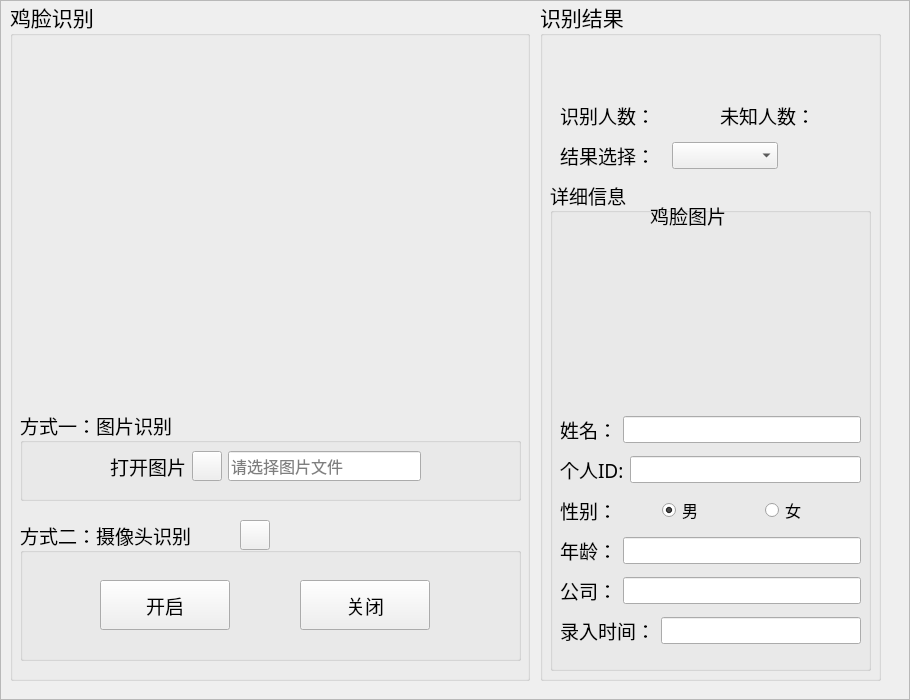
<?xml version="1.0" encoding="UTF-8"?>
<ui version="4.0">
 <class>FaceRecForm</class>
 <widget class="QWidget" name="FaceRecForm">
  <property name="geometry">
   <rect>
    <x>0</x>
    <y>0</y>
    <width>910</width>
    <height>700</height>
   </rect>
  </property>
  <property name="windowTitle">
   <string>Form</string>
  </property>
  <property name="styleSheet">
   <string notr="true"/>
  </property>
  <widget class="QFrame" name="frame">
   <property name="geometry">
    <rect>
     <x>0</x>
     <y>0</y>
     <width>910</width>
     <height>700</height>
    </rect>
   </property>
   <property name="frameShape">
    <enum>QFrame::StyledPanel</enum>
   </property>
   <property name="frameShadow">
    <enum>QFrame::Raised</enum>
   </property>
   <widget class="QGroupBox" name="groupBox_2">
    <property name="geometry">
     <rect>
      <x>10</x>
      <y>0</y>
      <width>520</width>
      <height>681</height>
     </rect>
    </property>
    <property name="font">
     <font>
      <family>华文楷体</family>
      <pointsize>16</pointsize>
     </font>
    </property>
    <property name="title">
     <string>鸡脸识别</string>
    </property>
    <widget class="QLabel" name="show_label">
     <property name="geometry">
      <rect>
       <x>10</x>
       <y>40</y>
       <width>500</width>
       <height>350</height>
      </rect>
     </property>
     <property name="styleSheet">
      <string notr="true">border-image: url(:/icons/ui_imgs/icons/人脸识别 (2).png);</string>
     </property>
     <property name="text">
      <string/>
     </property>
    </widget>
    <widget class="QGroupBox" name="groupBox_3">
     <property name="geometry">
      <rect>
       <x>10</x>
       <y>410</y>
       <width>501</width>
       <height>91</height>
      </rect>
     </property>
     <property name="font">
      <font>
       <family>华文楷体</family>
       <pointsize>14</pointsize>
      </font>
     </property>
     <property name="title">
      <string>方式一：图片识别</string>
     </property>
     <widget class="QWidget" name="layoutWidget_6">
      <property name="geometry">
       <rect>
        <x>90</x>
        <y>40</y>
        <width>311</width>
        <height>32</height>
       </rect>
      </property>
      <layout class="QHBoxLayout" name="horizontalLayout">
       <item>
        <widget class="QLabel" name="label_2">
         <property name="font">
          <font>
           <family>华文楷体</family>
           <pointsize>14</pointsize>
          </font>
         </property>
         <property name="text">
          <string>打开图片</string>
         </property>
        </widget>
       </item>
       <item>
        <widget class="QPushButton" name="PicBtn">
         <property name="minimumSize">
          <size>
           <width>30</width>
           <height>30</height>
          </size>
         </property>
         <property name="maximumSize">
          <size>
           <width>30</width>
           <height>30</height>
          </size>
         </property>
         <property name="styleSheet">
          <string notr="true">border-image: url(:/icons/ui_imgs/icons/img.png);</string>
         </property>
         <property name="text">
          <string/>
         </property>
        </widget>
       </item>
       <item>
        <widget class="QLineEdit" name="PiclineEdit">
         <property name="minimumSize">
          <size>
           <width>0</width>
           <height>30</height>
          </size>
         </property>
         <property name="maximumSize">
          <size>
           <width>16777215</width>
           <height>30</height>
          </size>
         </property>
         <property name="font">
          <font>
           <family>Arial</family>
           <pointsize>12</pointsize>
          </font>
         </property>
         <property name="inputMask">
          <string/>
         </property>
         <property name="placeholderText">
          <string>请选择图片文件</string>
         </property>
        </widget>
       </item>
      </layout>
     </widget>
    </widget>
    <widget class="QGroupBox" name="groupBox_4">
     <property name="geometry">
      <rect>
       <x>10</x>
       <y>520</y>
       <width>501</width>
       <height>141</height>
      </rect>
     </property>
     <property name="font">
      <font>
       <family>华文楷体</family>
       <pointsize>14</pointsize>
      </font>
     </property>
     <property name="title">
      <string>方式二：摄像头识别</string>
     </property>
     <widget class="QPushButton" name="CapBtn">
      <property name="geometry">
       <rect>
        <x>220</x>
        <y>0</y>
        <width>30</width>
        <height>30</height>
       </rect>
      </property>
      <property name="minimumSize">
       <size>
        <width>30</width>
        <height>30</height>
       </size>
      </property>
      <property name="maximumSize">
       <size>
        <width>30</width>
        <height>30</height>
       </size>
      </property>
      <property name="styleSheet">
       <string notr="true">border-image: url(:/icons/ui_imgs/icons/camera.png);</string>
      </property>
      <property name="text">
       <string/>
      </property>
     </widget>
     <widget class="QPushButton" name="cameraOpenBtn">
      <property name="geometry">
       <rect>
        <x>80</x>
        <y>60</y>
        <width>130</width>
        <height>50</height>
       </rect>
      </property>
      <property name="font">
       <font>
        <family>华文楷体</family>
        <pointsize>14</pointsize>
       </font>
      </property>
      <property name="text">
       <string>开启</string>
      </property>
      <property name="icon">
       <iconset>
        <activeon>:/icons/ui_imgs/icons/开启视频.png</activeon>
       </iconset>
      </property>
      <property name="iconSize">
       <size>
        <width>40</width>
        <height>40</height>
       </size>
      </property>
     </widget>
     <widget class="QPushButton" name="cameraCloseBtn">
      <property name="geometry">
       <rect>
        <x>280</x>
        <y>60</y>
        <width>130</width>
        <height>50</height>
       </rect>
      </property>
      <property name="font">
       <font>
        <family>华文楷体</family>
        <pointsize>14</pointsize>
       </font>
      </property>
      <property name="text">
       <string>关闭</string>
      </property>
      <property name="icon">
       <iconset>
        <activeon>:/icons/ui_imgs/icons/关闭视频.png</activeon>
       </iconset>
      </property>
      <property name="iconSize">
       <size>
        <width>40</width>
        <height>40</height>
       </size>
      </property>
     </widget>
    </widget>
    <zorder>groupBox_3</zorder>
    <zorder>show_label</zorder>
    <zorder>groupBox_4</zorder>
   </widget>
   <widget class="QGroupBox" name="groupBox">
    <property name="geometry">
     <rect>
      <x>540</x>
      <y>0</y>
      <width>341</width>
      <height>681</height>
     </rect>
    </property>
    <property name="font">
     <font>
      <family>华文楷体</family>
      <pointsize>16</pointsize>
     </font>
    </property>
    <property name="title">
     <string>识别结果</string>
    </property>
    <widget class="QLabel" name="knowNumLb">
     <property name="geometry">
      <rect>
       <x>20</x>
       <y>100</y>
       <width>131</width>
       <height>31</height>
      </rect>
     </property>
     <property name="font">
      <font>
       <family>Arial</family>
       <pointsize>14</pointsize>
      </font>
     </property>
     <property name="text">
      <string>识别人数：</string>
     </property>
    </widget>
    <widget class="QLabel" name="resLb">
     <property name="geometry">
      <rect>
       <x>60</x>
       <y>40</y>
       <width>231</width>
       <height>41</height>
      </rect>
     </property>
     <property name="font">
      <font>
       <family>华文楷体</family>
       <pointsize>16</pointsize>
      </font>
     </property>
     <property name="text">
      <string/>
     </property>
     <property name="alignment">
      <set>Qt::AlignCenter</set>
     </property>
    </widget>
    <widget class="QGroupBox" name="groupBox_5">
     <property name="geometry">
      <rect>
       <x>10</x>
       <y>180</y>
       <width>321</width>
       <height>491</height>
      </rect>
     </property>
     <property name="font">
      <font>
       <family>华文楷体</family>
       <pointsize>14</pointsize>
      </font>
     </property>
     <property name="title">
      <string>详细信息</string>
     </property>
     <widget class="QLabel" name="face_crop_label">
      <property name="geometry">
       <rect>
        <x>80</x>
        <y>50</y>
        <width>150</width>
        <height>150</height>
       </rect>
      </property>
      <property name="styleSheet">
       <string notr="true">border-image: url(:/icons/ui_imgs/icons/人脸识别.png);</string>
      </property>
      <property name="text">
       <string/>
      </property>
     </widget>
     <widget class="QLabel" name="label_5">
      <property name="geometry">
       <rect>
        <x>100</x>
        <y>20</y>
        <width>101</width>
        <height>31</height>
       </rect>
      </property>
      <property name="font">
       <font>
        <family>华文楷体</family>
        <pointsize>14</pointsize>
       </font>
      </property>
      <property name="text">
       <string>鸡脸图片</string>
      </property>
     </widget>
     <widget class="QWidget" name="layoutWidget">
      <property name="geometry">
       <rect>
        <x>10</x>
        <y>230</y>
        <width>301</width>
        <height>241</height>
       </rect>
      </property>
      <layout class="QVBoxLayout" name="verticalLayout">
       <item>
        <layout class="QHBoxLayout" name="horizontalLayout_5">
         <item>
          <widget class="QLabel" name="label">
           <property name="font">
            <font>
             <family>华文楷体</family>
             <pointsize>14</pointsize>
            </font>
           </property>
           <property name="text">
            <string>姓名：</string>
           </property>
          </widget>
         </item>
         <item>
          <widget class="QLineEdit" name="lineEdit">
           <property name="font">
            <font>
             <family>Arial</family>
             <pointsize>12</pointsize>
            </font>
           </property>
          </widget>
         </item>
        </layout>
       </item>
       <item>
        <layout class="QHBoxLayout" name="horizontalLayout_4">
         <item>
          <widget class="QLabel" name="label_7">
           <property name="font">
            <font>
             <family>华文楷体</family>
             <pointsize>14</pointsize>
            </font>
           </property>
           <property name="text">
            <string>个人ID:</string>
           </property>
          </widget>
         </item>
         <item>
          <widget class="QLineEdit" name="lineEdit_2">
           <property name="font">
            <font>
             <family>Arial</family>
             <pointsize>12</pointsize>
            </font>
           </property>
          </widget>
         </item>
        </layout>
       </item>
       <item>
        <layout class="QHBoxLayout" name="horizontalLayout_3">
         <item>
          <widget class="QLabel" name="label_8">
           <property name="font">
            <font>
             <family>华文楷体</family>
             <pointsize>14</pointsize>
            </font>
           </property>
           <property name="text">
            <string>性别：</string>
           </property>
          </widget>
         </item>
         <item>
          <widget class="QRadioButton" name="radioButton">
           <property name="font">
            <font>
             <family>Arial</family>
             <pointsize>12</pointsize>
            </font>
           </property>
           <property name="text">
            <string>男</string>
           </property>
           <property name="checkable">
            <bool>true</bool>
           </property>
           <property name="checked">
            <bool>true</bool>
           </property>
          </widget>
         </item>
         <item>
          <widget class="QRadioButton" name="radioButton_2">
           <property name="font">
            <font>
             <family>Arial</family>
             <pointsize>12</pointsize>
            </font>
           </property>
           <property name="text">
            <string>女</string>
           </property>
          </widget>
         </item>
        </layout>
       </item>
       <item>
        <layout class="QHBoxLayout" name="horizontalLayout_6">
         <item>
          <widget class="QLabel" name="label_9">
           <property name="font">
            <font>
             <family>华文楷体</family>
             <pointsize>14</pointsize>
            </font>
           </property>
           <property name="text">
            <string>年龄：</string>
           </property>
          </widget>
         </item>
         <item>
          <widget class="QLineEdit" name="lineEdit_3">
           <property name="font">
            <font>
             <family>Arial</family>
             <pointsize>12</pointsize>
            </font>
           </property>
          </widget>
         </item>
        </layout>
       </item>
       <item>
        <layout class="QHBoxLayout" name="horizontalLayout_7">
         <item>
          <widget class="QLabel" name="label_10">
           <property name="font">
            <font>
             <family>华文楷体</family>
             <pointsize>14</pointsize>
            </font>
           </property>
           <property name="text">
            <string>公司：</string>
           </property>
          </widget>
         </item>
         <item>
          <widget class="QLineEdit" name="lineEdit_4">
           <property name="font">
            <font>
             <family>Arial</family>
             <pointsize>12</pointsize>
            </font>
           </property>
          </widget>
         </item>
        </layout>
       </item>
       <item>
        <layout class="QHBoxLayout" name="horizontalLayout_8">
         <item>
          <widget class="QLabel" name="label_11">
           <property name="font">
            <font>
             <family>华文楷体</family>
             <pointsize>14</pointsize>
            </font>
           </property>
           <property name="text">
            <string>录入时间：</string>
           </property>
          </widget>
         </item>
         <item>
          <widget class="QLineEdit" name="lineEdit_5">
           <property name="font">
            <font>
             <family>Arial</family>
             <pointsize>12</pointsize>
            </font>
           </property>
          </widget>
         </item>
        </layout>
       </item>
      </layout>
     </widget>
    </widget>
    <widget class="QLabel" name="unknowNumLb">
     <property name="geometry">
      <rect>
       <x>180</x>
       <y>100</y>
       <width>131</width>
       <height>31</height>
      </rect>
     </property>
     <property name="font">
      <font>
       <family>Arial</family>
       <pointsize>14</pointsize>
      </font>
     </property>
     <property name="text">
      <string>未知人数：</string>
     </property>
    </widget>
    <widget class="QWidget" name="layoutWidget">
     <property name="geometry">
      <rect>
       <x>20</x>
       <y>140</y>
       <width>218</width>
       <height>31</height>
      </rect>
     </property>
     <layout class="QHBoxLayout" name="horizontalLayout_2">
      <item>
       <widget class="QLabel" name="label_6">
        <property name="font">
         <font>
          <family>Arial</family>
          <pointsize>14</pointsize>
         </font>
        </property>
        <property name="text">
         <string>结果选择：</string>
        </property>
       </widget>
      </item>
      <item>
       <widget class="QComboBox" name="comboBox">
        <property name="font">
         <font>
          <family>Arial</family>
          <pointsize>12</pointsize>
         </font>
        </property>
       </widget>
      </item>
     </layout>
    </widget>
    <zorder>layoutWidget</zorder>
    <zorder>groupBox_5</zorder>
    <zorder>knowNumLb</zorder>
    <zorder>resLb</zorder>
    <zorder>unknowNumLb</zorder>
   </widget>
  </widget>
 </widget>
 <resources>
  <include location="img_source.qrc"/>
 </resources>
 <connections/>
</ui>
